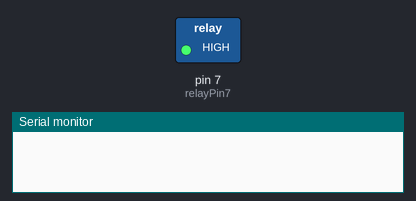
The sketch below on a simulated Arduino Uno, built for the host (arithmetic inside an expression is 32-bit, double 64-bit). Parts: switched loads named in the sketch (green lamp = pin HIGH), the last lines printed to the serial monitor.

Above: at 0.1 s.
At 0.6 s:
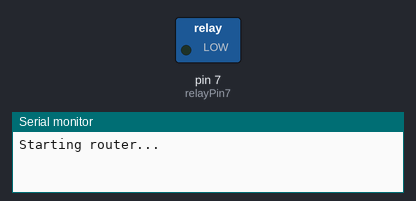
Timing chart, 0 to 2.5 s (numbered marks = the images above):
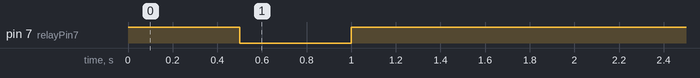

The sketch:

ethernet.ino
```cpp
#include <EtherCard.h>

#define STATIC 0  // set to 1 to disable DHCP (adjust myip/gwip values below)

// mac address
static byte mymac[] = { 0x74,0x69,0x69,0x2D,0x30,0x30 };
// ethernet interface ip address
static byte myip[] = { 192,168,0,35 };
// gateway ip address
static byte gwip[] = { 192,168,0,1 };

static byte ftpip[] = { 255,255,255,255 };  //set the address to ping


static byte netmask[] = { 255,255,255,0 };

// Relay to control output
int relayPin7 = 7;

int noResponseCounter = 0;
static uint32_t timer = 5000;
static uint32_t timerReponse;
byte Ethernet::buffer[700];

bool responseReceived = true;

void setup () {
  pinMode(relayPin7, OUTPUT);
  digitalWrite(relayPin7, HIGH);
  delay(500);
  Serial.println("Starting router...");
  hitRelay();  //to start router

  delay(30000); //give some time to start router 30s

  Serial.begin(9600);
  Serial.println("Trying to get an IP...");

  Serial.print("MAC: ");
  for (byte i = 0; i < 6; ++i) {
    Serial.print(mymac[i], HEX);
    if (i < 5)
      Serial.print(':');
  }
  Serial.println();

  if (ether.begin(sizeof Ethernet::buffer, mymac,8) == 0)
    Serial.println( "Failed to access Ethernet controller");

#if STATIC
  Serial.println( "Getting static IP.");
  if (!ether.staticSetup(myip, gwip)){
    Serial.println( "could not get a static IP");
  }
  else
  {
    ether.copyIp(ether.netmask, netmask);
  }
#else

  Serial.println("Setting up DHCP");
  if (!ether.dhcpSetup()){
    Serial.println( "DHCP failed");
  }
#endif

  ether.printIp("My IP: ", ether.myip);
  ether.printIp("Netmask: ", ether.netmask);
  ether.printIp("GW IP: ", ether.gwip);
  ether.printIp("DNS IP: ", ether.dnsip);

  delay(5000); //give some time for dhcp setup to be finished
}

void loop () {


    word len = ether.packetReceive(); // go receive new packets
    word pos = ether.packetLoop(len); // respond to incoming pings

      // ping comes back
      if (len > 0 && ether.packetLoopIcmpCheckReply(ether.hisip)) {
          Serial.print("  ");
          Serial.print((millis() - timer), 3);
          Serial.println(" ms");
          responseReceived = true;
          noResponseCounter = 0;
        }

     if (millis() - timerReponse >= 3000)  //timeout 3 seconds
     {

            if(!responseReceived)
            {
                if(noResponseCounter <5 )
                {
                    noResponseCounter++;
                    responseReceived = true;
                    Serial.print("No response counter: ");
                    Serial.print(noResponseCounter);

                 }
                else
                {
                    Serial.print(" Restarting router");
                    hitRelay();
                    delay(30000); //wait time to restart router 30s
                    responseReceived = true;
                    noResponseCounter = 0;
                }
             }
             else
             {
                  //timerReponse = millis();
              }
        }

     if (millis() - timer >= 60000)  //60000 every minute
     {

        ether.copyIp(ether.hisip, ftpip); //ftpip  gwip

        ether.printIp("Pinging: ", ether.hisip);
        timer = millis();
        timerReponse = millis();
        responseReceived = false;
        ether.clientIcmpRequest(ether.hisip);
    }
}

void hitRelay(){

    digitalWrite(relayPin7, LOW);
    delay(500);
    digitalWrite(relayPin7, HIGH);
    //delay(500);

}
```
